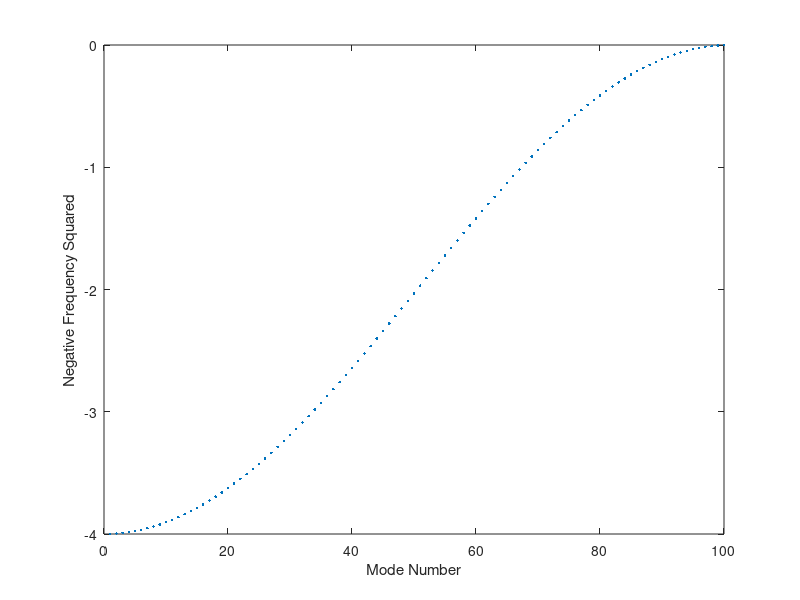
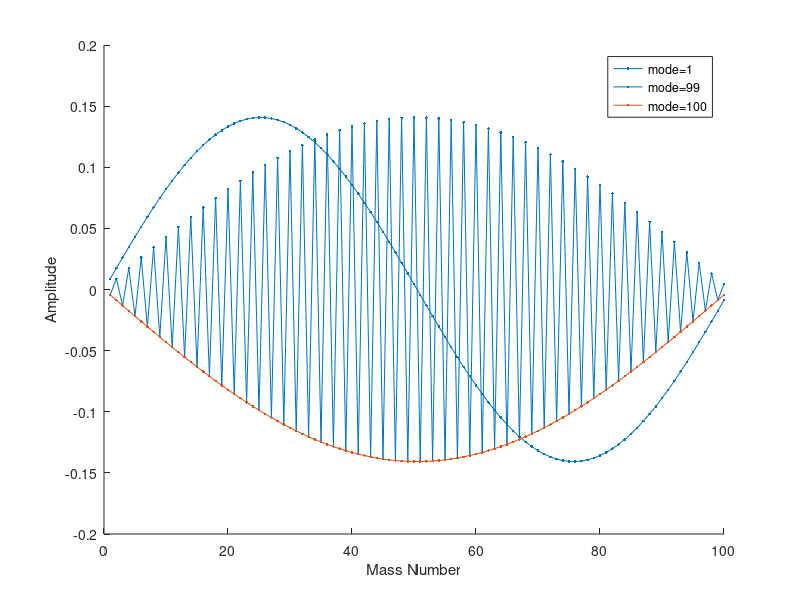

MATLAB code for these plots, in order:
clear
n=100;
m=zeros(n,n);
for i=1:n-1
    alpha(i)=1; %0.9^(i-1);
    m(i:i+1,i:i+1)=m(i:i+1,i:i+1)+[-1 1;1 -1].*alpha(i);
end
m(1,1)=-2;
m(n,n)=-2;
[v,w2]=eig(m);




plot_eigenvectors=1;
plot_eigenvalues=1;

if plot_eigenvalues==1
    for i=1:n
        x(i)=i;
        y(i)=w2(i,i);
    end
    logy=log(-y);
    figure
    plot(x,y,'.');
    xlabel('Mode Number');
    ylabel('Negative Frequency Squared');
end
colors=lines(n);
if plot_eigenvectors==1
    figure
    hold on
    x=1:n;
    curves_to_plot=[1,99,100];
 %   curves_to_plot=[97,98,99,100];

    ncurves=length(curves_to_plot);
    for j=1:ncurves
        y=v(:,curves_to_plot(j));
        plot(x,y,'.-','Color',colors(curves_to_plot(j),:));
        legend_text{j}=strcat('mode=',num2str(curves_to_plot(j)));

    end
    legend(legend_text,'Location','Best');
    xlabel('Mass Number');
    ylabel('Amplitude');

end
%ylim([-0.5 0.5]);
